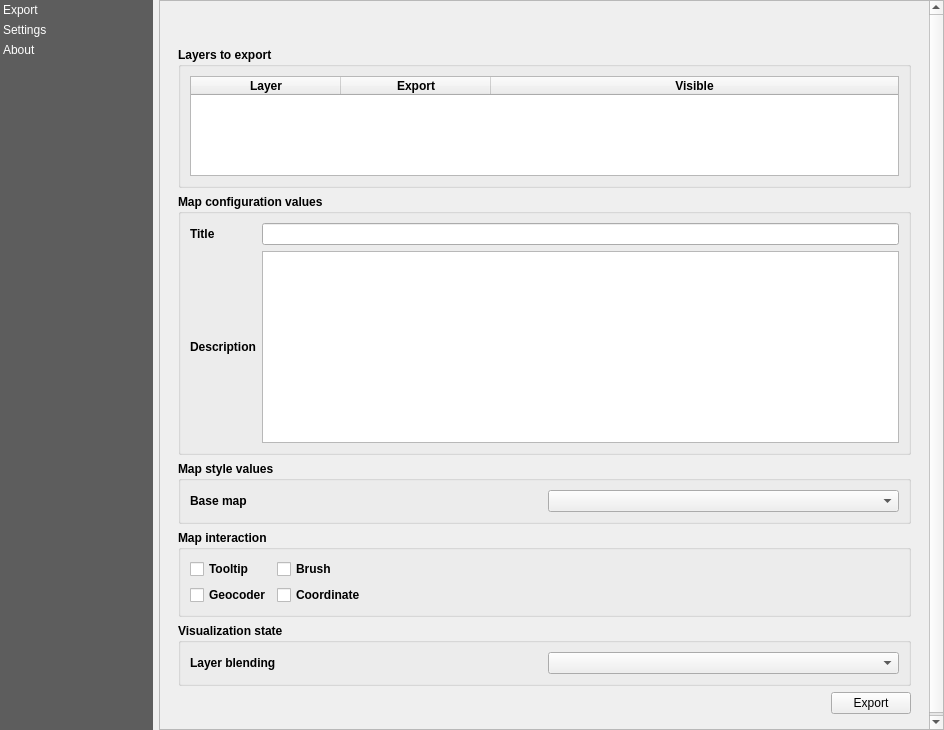
<?xml version="1.0" encoding="UTF-8"?>
<ui version="4.0">
 <class>main_dialog</class>
 <widget class="QDialog" name="main_dialog">
  <property name="windowModality">
   <enum>Qt::WindowModal</enum>
  </property>
  <property name="geometry">
   <rect>
    <x>0</x>
    <y>0</y>
    <width>944</width>
    <height>730</height>
   </rect>
  </property>
  <property name="windowTitle">
   <string>Unfolded Studio</string>
  </property>
  <layout class="QHBoxLayout" name="horizontalLayout">
   <property name="leftMargin">
    <number>0</number>
   </property>
   <property name="topMargin">
    <number>0</number>
   </property>
   <property name="rightMargin">
    <number>0</number>
   </property>
   <property name="bottomMargin">
    <number>0</number>
   </property>
   <item>
    <widget class="QListWidget" name="menu_widget">
     <property name="sizePolicy">
      <sizepolicy hsizetype="Minimum" vsizetype="Expanding">
       <horstretch>0</horstretch>
       <verstretch>0</verstretch>
      </sizepolicy>
     </property>
     <property name="minimumSize">
      <size>
       <width>100</width>
       <height>200</height>
      </size>
     </property>
     <property name="maximumSize">
      <size>
       <width>153</width>
       <height>16777215</height>
      </size>
     </property>
     <property name="styleSheet">
      <string notr="true">QListWidget{
       background-color: rgb(69, 69, 69, 220);
       outline: 0;
       }
       QListWidget::item {
       color: white;
       padding: 3px;
       }
       QListWidget::item::selected {
       color: black;
       background-color:palette(Window);
       padding-right: 0px;
       }
      </string>
     </property>
     <property name="frameShape">
      <enum>QFrame::Box</enum>
     </property>
     <property name="lineWidth">
      <number>0</number>
     </property>
     <property name="iconSize">
      <size>
       <width>32</width>
       <height>32</height>
      </size>
     </property>
     <property name="uniformItemSizes">
      <bool>true</bool>
     </property>
     <property name="currentRow">
      <number>-1</number>
     </property>
     <item>
      <property name="text">
       <string>Export</string>
      </property>
     </item>
     <item>
      <property name="text">
       <string>Settings</string>
      </property>
     </item>
     <item>
      <property name="text">
       <string>About</string>
      </property>
     </item>
    </widget>
   </item>
   <item>
    <layout class="QVBoxLayout" name="verticalLayout">
     <item>
      <widget class="QScrollArea" name="scrollArea">
       <property name="widgetResizable">
        <bool>true</bool>
       </property>
       <widget class="QWidget" name="area_contents">
        <property name="geometry">
         <rect>
          <x>0</x>
          <y>0</y>
          <width>781</width>
          <height>726</height>
         </rect>
        </property>
        <property name="minimumSize">
         <size>
          <width>760</width>
          <height>0</height>
         </size>
        </property>
        <layout class="QVBoxLayout" name="verticalLayout_4">
         <item>
          <widget class="QStackedWidget" name="stacked_widget">
           <property name="currentIndex">
            <number>0</number>
           </property>
           <widget class="QWidget" name="exporter">
            <layout class="QVBoxLayout" name="verticalLayout_11">
             <item>
              <layout class="QHBoxLayout" name="horizontalLayout_5">
               <item>
                <spacer name="horizontalSpacer_3">
                 <property name="orientation">
                  <enum>Qt::Horizontal</enum>
                 </property>
                 <property name="sizeHint" stdset="0">
                  <size>
                   <width>40</width>
                   <height>20</height>
                  </size>
                 </property>
                </spacer>
               </item>
               <item>
                <widget class="QPushButton" name="btn_refresh">
                 <property name="maximumSize">
                  <size>
                   <width>25</width>
                   <height>25</height>
                  </size>
                 </property>
                 <property name="toolTip">
                  <string>Load Snapshot configuration from project...</string>
                 </property>
                 <property name="text">
                  <string/>
                 </property>
                 <property name="flat">
                  <bool>true</bool>
                 </property>
                </widget>
               </item>
              </layout>
             </item>
             <item>
              <widget class="QGroupBox" name="groupBox_6">
               <property name="font">
                <font>
                 <weight>75</weight>
                 <bold>true</bold>
                </font>
               </property>
               <property name="title">
                <string>Layers to export</string>
               </property>
               <layout class="QVBoxLayout" name="verticalLayout_13">
                <item>
                 <widget class="QTableWidget" name="tw_layers">
                  <property name="minimumSize">
                   <size>
                    <width>0</width>
                    <height>100</height>
                   </size>
                  </property>
                  <property name="editTriggers">
                   <set>QAbstractItemView::NoEditTriggers</set>
                  </property>
                  <property name="selectionMode">
                   <enum>QAbstractItemView::NoSelection</enum>
                  </property>
                  <attribute name="horizontalHeaderCascadingSectionResizes">
                   <bool>false</bool>
                  </attribute>
                  <attribute name="horizontalHeaderMinimumSectionSize">
                   <number>100</number>
                  </attribute>
                  <attribute name="horizontalHeaderDefaultSectionSize">
                   <number>150</number>
                  </attribute>
                  <attribute name="horizontalHeaderShowSortIndicator" stdset="0">
                   <bool>false</bool>
                  </attribute>
                  <attribute name="horizontalHeaderStretchLastSection">
                   <bool>true</bool>
                  </attribute>
                  <attribute name="verticalHeaderDefaultSectionSize">
                   <number>30</number>
                  </attribute>
                  <column>
                   <property name="text">
                    <string>Layer</string>
                   </property>
                  </column>
                  <column>
                   <property name="text">
                    <string>Export</string>
                   </property>
                  </column>
                  <column>
                   <property name="text">
                    <string>Visible</string>
                   </property>
                  </column>
                 </widget>
                </item>
               </layout>
              </widget>
             </item>
             <item>
              <widget class="QgsCollapsibleGroupBox" name="gb_">
               <property name="enabled">
                <bool>true</bool>
               </property>
               <property name="sizePolicy">
                <sizepolicy hsizetype="Preferred" vsizetype="Fixed">
                 <horstretch>0</horstretch>
                 <verstretch>0</verstretch>
                </sizepolicy>
               </property>
               <property name="font">
                <font>
                 <weight>75</weight>
                 <bold>true</bold>
                </font>
               </property>
               <property name="title">
                <string>Map configuration values</string>
               </property>
               <property name="flat">
                <bool>false</bool>
               </property>
               <property name="collapsed">
                <bool>false</bool>
               </property>
               <property name="scrollOnExpand">
                <bool>true</bool>
               </property>
               <layout class="QGridLayout" name="gridLayout_8">
                <item row="3" column="0">
                 <widget class="QLabel" name="label_14">
                  <property name="sizePolicy">
                   <sizepolicy hsizetype="Preferred" vsizetype="Fixed">
                    <horstretch>0</horstretch>
                    <verstretch>0</verstretch>
                   </sizepolicy>
                  </property>
                  <property name="font">
                   <font>
                    <weight>75</weight>
                    <bold>true</bold>
                   </font>
                  </property>
                  <property name="text">
                   <string>Description</string>
                  </property>
                 </widget>
                </item>
                <item row="2" column="2">
                 <widget class="QLineEdit" name="input_title"/>
                </item>
                <item row="2" column="0">
                 <widget class="QLabel" name="label_20">
                  <property name="sizePolicy">
                   <sizepolicy hsizetype="Preferred" vsizetype="Fixed">
                    <horstretch>0</horstretch>
                    <verstretch>0</verstretch>
                   </sizepolicy>
                  </property>
                  <property name="font">
                   <font>
                    <weight>75</weight>
                    <bold>true</bold>
                   </font>
                  </property>
                  <property name="text">
                   <string>Title</string>
                  </property>
                 </widget>
                </item>
                <item row="3" column="2">
                 <widget class="QTextEdit" name="input_description"/>
                </item>
               </layout>
              </widget>
             </item>
             <item>
              <widget class="QgsCollapsibleGroupBox" name="gb_1">
               <property name="enabled">
                <bool>true</bool>
               </property>
               <property name="sizePolicy">
                <sizepolicy hsizetype="Preferred" vsizetype="Fixed">
                 <horstretch>0</horstretch>
                 <verstretch>0</verstretch>
                </sizepolicy>
               </property>
               <property name="font">
                <font>
                 <weight>75</weight>
                 <bold>true</bold>
                </font>
               </property>
               <property name="title">
                <string>Map style values</string>
               </property>
               <property name="flat">
                <bool>false</bool>
               </property>
               <property name="collapsed">
                <bool>false</bool>
               </property>
               <property name="scrollOnExpand">
                <bool>true</bool>
               </property>
               <layout class="QGridLayout" name="gridLayout_9">
                <item row="0" column="1">
                 <widget class="QComboBox" name="cb_basemap"/>
                </item>
                <item row="0" column="0">
                 <widget class="QLabel" name="label_21">
                  <property name="sizePolicy">
                   <sizepolicy hsizetype="Preferred" vsizetype="Fixed">
                    <horstretch>0</horstretch>
                    <verstretch>0</verstretch>
                   </sizepolicy>
                  </property>
                  <property name="font">
                   <font>
                    <weight>75</weight>
                    <bold>true</bold>
                   </font>
                  </property>
                  <property name="text">
                   <string>Base map</string>
                  </property>
                 </widget>
                </item>
               </layout>
              </widget>
             </item>
             <item>
              <widget class="QgsCollapsibleGroupBox" name="gb_2">
               <property name="enabled">
                <bool>true</bool>
               </property>
               <property name="sizePolicy">
                <sizepolicy hsizetype="Preferred" vsizetype="Fixed">
                 <horstretch>0</horstretch>
                 <verstretch>0</verstretch>
                </sizepolicy>
               </property>
               <property name="font">
                <font>
                 <weight>75</weight>
                 <bold>true</bold>
                </font>
               </property>
               <property name="title">
                <string>Map interaction</string>
               </property>
               <property name="flat">
                <bool>true</bool>
               </property>
               <property name="collapsed">
                <bool>true</bool>
               </property>
               <property name="scrollOnExpand">
                <bool>true</bool>
               </property>
               <layout class="QFormLayout" name="formLayout">
                <item row="0" column="0">
                 <widget class="QCheckBox" name="cb_tooltip">
                  <property name="text">
                   <string>Tooltip</string>
                  </property>
                 </widget>
                </item>
                <item row="2" column="0">
                 <widget class="QCheckBox" name="cb_geocoder">
                  <property name="text">
                   <string>Geocoder</string>
                  </property>
                 </widget>
                </item>
                <item row="0" column="1">
                 <widget class="QCheckBox" name="cb_brush">
                  <property name="text">
                   <string>Brush</string>
                  </property>
                 </widget>
                </item>
                <item row="2" column="1">
                 <widget class="QCheckBox" name="cb_coordinate">
                  <property name="text">
                   <string>Coordinate</string>
                  </property>
                 </widget>
                </item>
               </layout>
              </widget>
             </item>
             <item>
              <widget class="QgsCollapsibleGroupBox" name="gb_3">
               <property name="enabled">
                <bool>true</bool>
               </property>
               <property name="sizePolicy">
                <sizepolicy hsizetype="Preferred" vsizetype="Fixed">
                 <horstretch>0</horstretch>
                 <verstretch>0</verstretch>
                </sizepolicy>
               </property>
               <property name="font">
                <font>
                 <weight>75</weight>
                 <bold>true</bold>
                </font>
               </property>
               <property name="title">
                <string>Visualization state</string>
               </property>
               <property name="flat">
                <bool>true</bool>
               </property>
               <property name="collapsed">
                <bool>true</bool>
               </property>
               <property name="scrollOnExpand">
                <bool>true</bool>
               </property>
               <layout class="QGridLayout" name="gridLayout_11">
                <item row="0" column="0">
                 <widget class="QLabel" name="label_23">
                  <property name="sizePolicy">
                   <sizepolicy hsizetype="Preferred" vsizetype="Fixed">
                    <horstretch>0</horstretch>
                    <verstretch>0</verstretch>
                   </sizepolicy>
                  </property>
                  <property name="font">
                   <font>
                    <weight>75</weight>
                    <bold>true</bold>
                   </font>
                  </property>
                  <property name="text">
                   <string>Layer blending</string>
                  </property>
                 </widget>
                </item>
                <item row="0" column="1">
                 <widget class="QComboBox" name="cb_layer_blending"/>
                </item>
               </layout>
              </widget>
             </item>
             <item>
              <layout class="QHBoxLayout" name="horizontalLayout_3">
               <item>
                <spacer name="horizontalSpacer_2">
                 <property name="orientation">
                  <enum>Qt::Horizontal</enum>
                 </property>
                 <property name="sizeHint" stdset="0">
                  <size>
                   <width>40</width>
                   <height>20</height>
                  </size>
                 </property>
                </spacer>
               </item>
               <item>
                <widget class="QPushButton" name="btn_export">
                 <property name="text">
                  <string>Export</string>
                 </property>
                </widget>
               </item>
              </layout>
             </item>
            </layout>
           </widget>
           <widget class="QWidget" name="settings">
            <layout class="QVBoxLayout" name="verticalLayout_15">
             <item>
              <widget class="QgsCollapsibleGroupBox" name="mGroupBox_5">
               <property name="sizePolicy">
                <sizepolicy hsizetype="Preferred" vsizetype="Fixed">
                 <horstretch>0</horstretch>
                 <verstretch>0</verstretch>
                </sizepolicy>
               </property>
               <property name="title">
                <string>General</string>
               </property>
               <layout class="QVBoxLayout" name="verticalLayout_12">
                <item>
                 <layout class="QGridLayout" name="gridLayout_10">
                  <item row="0" column="0">
                   <widget class="QLabel" name="label_level_file_3">
                    <property name="minimumSize">
                     <size>
                      <width>250</width>
                      <height>0</height>
                     </size>
                    </property>
                    <property name="text">
                     <string>Mapbox API Token</string>
                    </property>
                   </widget>
                  </item>
                  <item row="0" column="1">
                   <widget class="QLineEdit" name="le_mapbox_token"/>
                  </item>
                 </layout>
                </item>
               </layout>
              </widget>
             </item>
             <item>
              <widget class="QgsCollapsibleGroupBox" name="mGroupBox_4">
               <property name="sizePolicy">
                <sizepolicy hsizetype="Preferred" vsizetype="Fixed">
                 <horstretch>0</horstretch>
                 <verstretch>0</verstretch>
                </sizepolicy>
               </property>
               <property name="title">
                <string>Export</string>
               </property>
               <layout class="QVBoxLayout" name="verticalLayout_10">
                <item>
                 <layout class="QGridLayout" name="gridLayout_7">
                  <item row="0" column="1">
                   <widget class="QgsFileWidget" name="f_conf_output">
                    <property name="sizePolicy">
                     <sizepolicy hsizetype="Preferred" vsizetype="Fixed">
                      <horstretch>0</horstretch>
                      <verstretch>0</verstretch>
                     </sizepolicy>
                    </property>
                    <property name="storageMode">
                     <enum>QgsFileWidget::GetDirectory</enum>
                    </property>
                   </widget>
                  </item>
                  <item row="0" column="0">
                   <widget class="QLabel" name="label_level_file_2">
                    <property name="sizePolicy">
                     <sizepolicy hsizetype="Preferred" vsizetype="Fixed">
                      <horstretch>0</horstretch>
                      <verstretch>0</verstretch>
                     </sizepolicy>
                    </property>
                    <property name="text">
                     <string>Configuration output directory                 </string>
                    </property>
                   </widget>
                  </item>
                 </layout>
                </item>
               </layout>
              </widget>
             </item>
             <item>
              <widget class="QgsCollapsibleGroupBox" name="mGroupBox_3">
               <property name="sizePolicy">
                <sizepolicy hsizetype="Preferred" vsizetype="Fixed">
                 <horstretch>0</horstretch>
                 <verstretch>0</verstretch>
                </sizepolicy>
               </property>
               <property name="title">
                <string>Logging</string>
               </property>
               <layout class="QVBoxLayout" name="verticalLayout_8">
                <item>
                 <widget class="QLabel" name="label">
                  <property name="text">
                   <string>QGIS must be restarted in order to apply changes in log levels</string>
                  </property>
                 </widget>
                </item>
                <item>
                 <layout class="QGridLayout" name="gridLayout_5">
                  <item row="1" column="0">
                   <widget class="QLabel" name="label_level_console">
                    <property name="sizePolicy">
                     <sizepolicy hsizetype="Preferred" vsizetype="Fixed">
                      <horstretch>0</horstretch>
                      <verstretch>0</verstretch>
                     </sizepolicy>
                    </property>
                    <property name="text">
                     <string>Console level</string>
                    </property>
                   </widget>
                  </item>
                  <item row="1" column="1">
                   <widget class="QComboBox" name="combo_box_log_level_console"/>
                  </item>
                  <item row="0" column="0">
                   <widget class="QLabel" name="label_level_file">
                    <property name="sizePolicy">
                     <sizepolicy hsizetype="Preferred" vsizetype="Fixed">
                      <horstretch>0</horstretch>
                      <verstretch>0</verstretch>
                     </sizepolicy>
                    </property>
                    <property name="text">
                     <string>File level</string>
                    </property>
                   </widget>
                  </item>
                  <item row="0" column="1">
                   <widget class="QComboBox" name="combo_box_log_level_file"/>
                  </item>
                 </layout>
                </item>
                <item>
                 <layout class="QHBoxLayout" name="horizontalLayout_2">
                  <item>
                   <spacer name="horizontalSpacer">
                    <property name="orientation">
                     <enum>Qt::Horizontal</enum>
                    </property>
                    <property name="sizeHint" stdset="0">
                     <size>
                      <width>40</width>
                      <height>20</height>
                     </size>
                    </property>
                   </spacer>
                  </item>
                  <item>
                   <widget class="QPushButton" name="btn_open_log">
                    <property name="text">
                     <string>Open most recent log file</string>
                    </property>
                   </widget>
                  </item>
                 </layout>
                </item>
               </layout>
              </widget>
             </item>
            </layout>
           </widget>
           <widget class="QWidget" name="about">
            <layout class="QVBoxLayout" name="verticalLayout_3">
             <item>
              <widget class="QGroupBox" name="groupBox_5">
               <property name="sizePolicy">
                <sizepolicy hsizetype="Preferred" vsizetype="Preferred">
                 <horstretch>0</horstretch>
                 <verstretch>0</verstretch>
                </sizepolicy>
               </property>
               <property name="title">
                <string>Unfolded Studio</string>
               </property>
               <layout class="QVBoxLayout" name="verticalLayout_9">
                <item>
                 <layout class="QGridLayout" name="gridLayout_6">
                  <property name="sizeConstraint">
                   <enum>QLayout::SetNoConstraint</enum>
                  </property>
                  <item row="0" column="1">
                   <widget class="QLabel" name="label_gispo_2">
                    <property name="sizePolicy">
                     <sizepolicy hsizetype="Preferred" vsizetype="Preferred">
                      <horstretch>0</horstretch>
                      <verstretch>0</verstretch>
                     </sizepolicy>
                    </property>
                    <property name="text">
                     <string>&lt;html&gt;&lt;head/&gt;&lt;body&gt;&lt;p&gt;&lt;a
                      href=&quot;https://studio.unfolded.ai/&quot;&gt;&lt;span
                      style=&quot; text-decoration:
                      underline; color:#0000ff;&quot;&gt;Unfolded
                      Studio&lt;/span&gt;&lt;/a&gt;&lt;/p&gt;&lt;/body&gt;&lt;/html&gt;
                     </string>
                    </property>
                   </widget>
                  </item>
                  <item row="0" column="0">
                   <widget class="QLabel" name="label_development_2">
                    <property name="sizePolicy">
                     <sizepolicy hsizetype="Preferred" vsizetype="Preferred">
                      <horstretch>0</horstretch>
                      <verstretch>0</verstretch>
                     </sizepolicy>
                    </property>
                    <property name="text">
                     <string>Studio</string>
                    </property>
                   </widget>
                  </item>
                  <item row="1" column="0">
                   <widget class="QLabel" name="label_development_3">
                    <property name="sizePolicy">
                     <sizepolicy hsizetype="Preferred" vsizetype="Preferred">
                      <horstretch>0</horstretch>
                      <verstretch>0</verstretch>
                     </sizepolicy>
                    </property>
                    <property name="text">
                     <string>Documentation</string>
                    </property>
                   </widget>
                  </item>
                  <item row="1" column="1">
                   <widget class="QLabel" name="label_gispo_3">
                    <property name="sizePolicy">
                     <sizepolicy hsizetype="Preferred" vsizetype="Preferred">
                      <horstretch>0</horstretch>
                      <verstretch>0</verstretch>
                     </sizepolicy>
                    </property>
                    <property name="text">
                     <string>&lt;html&gt;&lt;head/&gt;&lt;body&gt;&lt;p&gt;&lt;a
                      href=&quot;https://docs.unfolded.ai/&quot;&gt;&lt;span
                      style=&quot; text-decoration:
                      underline; color:#0000ff;&quot;&gt;Unfolded
                      Studio Documentation&lt;/span&gt;&lt;/a&gt;&lt;/p&gt;&lt;/body&gt;&lt;/html&gt;
                     </string>
                    </property>
                   </widget>
                  </item>
                 </layout>
                </item>
               </layout>
              </widget>
             </item>
             <item>
              <widget class="QGroupBox" name="groupBox_3">
               <property name="sizePolicy">
                <sizepolicy hsizetype="Preferred" vsizetype="Preferred">
                 <horstretch>0</horstretch>
                 <verstretch>0</verstretch>
                </sizepolicy>
               </property>
               <property name="title">
                <string>Attributions</string>
               </property>
               <layout class="QVBoxLayout" name="verticalLayout_6">
                <item>
                 <layout class="QGridLayout" name="gridLayout_3">
                  <property name="sizeConstraint">
                   <enum>QLayout::SetNoConstraint</enum>
                  </property>
                  <item row="0" column="0">
                   <widget class="QLabel" name="label_development">
                    <property name="sizePolicy">
                     <sizepolicy hsizetype="Preferred" vsizetype="Preferred">
                      <horstretch>0</horstretch>
                      <verstretch>0</verstretch>
                     </sizepolicy>
                    </property>
                    <property name="text">
                     <string>Main plugin development</string>
                    </property>
                   </widget>
                  </item>
                  <item row="0" column="1">
                   <widget class="QLabel" name="label_gispo">
                    <property name="sizePolicy">
                     <sizepolicy hsizetype="Preferred" vsizetype="Preferred">
                      <horstretch>0</horstretch>
                      <verstretch>0</verstretch>
                     </sizepolicy>
                    </property>
                    <property name="text">
                     <string>&lt;html&gt;&lt;head/&gt;&lt;body&gt;&lt;p&gt;&lt;a
                      href=&quot;https://www.gispo.fi/en/home/&quot;&gt;&lt;span
                      style=&quot; text-decoration:
                      underline; color:#0000ff;&quot;&gt;Gispo
                      Ltd.&lt;/span&gt;&lt;/a&gt;&lt;/p&gt;&lt;/body&gt;&lt;/html&gt;
                     </string>
                    </property>
                   </widget>
                  </item>
                 </layout>
                </item>
               </layout>
              </widget>
             </item>
             <item>
              <widget class="QGroupBox" name="groupBox_2">
               <property name="sizePolicy">
                <sizepolicy hsizetype="Preferred" vsizetype="Preferred">
                 <horstretch>0</horstretch>
                 <verstretch>0</verstretch>
                </sizepolicy>
               </property>
               <property name="title">
                <string>Sources</string>
               </property>
               <layout class="QVBoxLayout" name="verticalLayout_5">
                <item>
                 <layout class="QGridLayout" name="gridLayout_2">
                  <item row="1" column="1">
                   <widget class="QLabel" name="label_source">
                    <property name="sizePolicy">
                     <sizepolicy hsizetype="Preferred" vsizetype="Preferred">
                      <horstretch>0</horstretch>
                      <verstretch>0</verstretch>
                     </sizepolicy>
                    </property>
                    <property name="text">
                     <string>&lt;html&gt;&lt;head/&gt;&lt;body&gt;&lt;p&gt;&lt;a
                      href=&quot;https://github.com/UnfoldedInc/qgis-plugin&quot;&gt;&lt;span
                      style=&quot; text-decoration:
                      underline; color:#0000ff;&quot;&gt;https://github.com/UnfoldedInc/qgis-plugin&lt;/span&gt;&lt;/a&gt;&lt;/p&gt;&lt;/body&gt;&lt;/html&gt;
                     </string>
                    </property>
                   </widget>
                  </item>
                  <item row="1" column="0">
                   <widget class="QLabel" name="label_gsource">
                    <property name="sizePolicy">
                     <sizepolicy hsizetype="Preferred" vsizetype="Preferred">
                      <horstretch>0</horstretch>
                      <verstretch>0</verstretch>
                     </sizepolicy>
                    </property>
                    <property name="text">
                     <string>Unfolded Studio Plugin repository</string>
                    </property>
                   </widget>
                  </item>
                  <item row="0" column="0">
                   <widget class="QLabel" name="label_qsource">
                    <property name="sizePolicy">
                     <sizepolicy hsizetype="Preferred" vsizetype="Preferred">
                      <horstretch>0</horstretch>
                      <verstretch>0</verstretch>
                     </sizepolicy>
                    </property>
                    <property name="text">
                     <string>kepler.gl</string>
                    </property>
                   </widget>
                  </item>
                  <item row="0" column="1">
                   <widget class="QLabel" name="label_qgsource">
                    <property name="sizePolicy">
                     <sizepolicy hsizetype="Preferred" vsizetype="Preferred">
                      <horstretch>0</horstretch>
                      <verstretch>0</verstretch>
                     </sizepolicy>
                    </property>
                    <property name="text">
                     <string>&lt;html&gt;&lt;head/&gt;&lt;body&gt;&lt;p&gt;&lt;a
                      href=&quot;https://github.com/keplergl/kepler.gl&quot;&gt;&lt;span
                      style=&quot; text-decoration:
                      underline; color:#0000ff;&quot;&gt;https://github.com/keplergl/kepler.gl&lt;/span&gt;&lt;/a&gt;&lt;/p&gt;&lt;/body&gt;&lt;/html&gt;
                     </string>
                    </property>
                   </widget>
                  </item>
                 </layout>
                </item>
               </layout>
              </widget>
             </item>
             <item>
              <widget class="QGroupBox" name="groupBox_4">
               <property name="sizePolicy">
                <sizepolicy hsizetype="Preferred" vsizetype="Preferred">
                 <horstretch>0</horstretch>
                 <verstretch>0</verstretch>
                </sizepolicy>
               </property>
               <property name="title">
                <string>Versions</string>
               </property>
               <layout class="QVBoxLayout" name="verticalLayout_7">
                <item>
                 <layout class="QGridLayout" name="gridLayout_4">
                  <item row="0" column="1">
                   <widget class="QLabel" name="label_version">
                    <property name="sizePolicy">
                     <sizepolicy hsizetype="Preferred" vsizetype="Fixed">
                      <horstretch>0</horstretch>
                      <verstretch>0</verstretch>
                     </sizepolicy>
                    </property>
                    <property name="text">
                     <string>&lt;placeholder&gt;</string>
                    </property>
                   </widget>
                  </item>
                  <item row="0" column="0">
                   <widget class="QLabel" name="label_version_txt">
                    <property name="sizePolicy">
                     <sizepolicy hsizetype="Preferred" vsizetype="Preferred">
                      <horstretch>0</horstretch>
                      <verstretch>0</verstretch>
                     </sizepolicy>
                    </property>
                    <property name="text">
                     <string>Unfolded Studio Plugin</string>
                    </property>
                   </widget>
                  </item>
                 </layout>
                </item>
               </layout>
              </widget>
             </item>
             <item>
              <widget class="QGroupBox" name="groupBox">
               <property name="sizePolicy">
                <sizepolicy hsizetype="Preferred" vsizetype="Preferred">
                 <horstretch>0</horstretch>
                 <verstretch>0</verstretch>
                </sizepolicy>
               </property>
               <property name="title">
                <string>Licenses</string>
               </property>
               <layout class="QHBoxLayout" name="horizontalLayout_11">
                <item>
                 <layout class="QGridLayout" name="gridLayout">
                  <item row="0" column="0">
                   <widget class="QLabel" name="label_plugin">
                    <property name="sizePolicy">
                     <sizepolicy hsizetype="Preferred" vsizetype="Fixed">
                      <horstretch>0</horstretch>
                      <verstretch>0</verstretch>
                     </sizepolicy>
                    </property>
                    <property name="text">
                     <string>Unfolded Studio Plugin</string>
                    </property>
                   </widget>
                  </item>
                  <item row="0" column="1">
                   <widget class="QLabel" name="label_gpl2">
                    <property name="sizePolicy">
                     <sizepolicy hsizetype="Preferred" vsizetype="Fixed">
                      <horstretch>0</horstretch>
                      <verstretch>0</verstretch>
                     </sizepolicy>
                    </property>
                    <property name="text">
                     <string>&lt;html&gt;&lt;head/&gt;&lt;body&gt;&lt;p&gt;&lt;a
                      href=&quot;https://www.gnu.org/licenses/old-licenses/gpl-2.0.en.html&quot;&gt;&lt;span
                      style=&quot; text-decoration:
                      underline; color:#0000ff;&quot;&gt;Licence
                      GPL Version 2&lt;/span&gt;&lt;/a&gt;&lt;/p&gt;&lt;/body&gt;&lt;/html&gt;
                     </string>
                    </property>
                   </widget>
                  </item>
                 </layout>
                </item>
               </layout>
              </widget>
             </item>
            </layout>
           </widget>
          </widget>
         </item>
        </layout>
       </widget>
      </widget>
     </item>
    </layout>
   </item>
  </layout>
 </widget>
 <customwidgets>
  <customwidget>
   <class>QgsCollapsibleGroupBox</class>
   <extends>QGroupBox</extends>
   <header>qgscollapsiblegroupbox.h</header>
   <container>1</container>
  </customwidget>
  <customwidget>
   <class>QgsFileWidget</class>
   <extends>QWidget</extends>
   <header>qgsfilewidget.h</header>
   <container>1</container>
  </customwidget>
 </customwidgets>
 <resources/>
 <connections/>
</ui>
